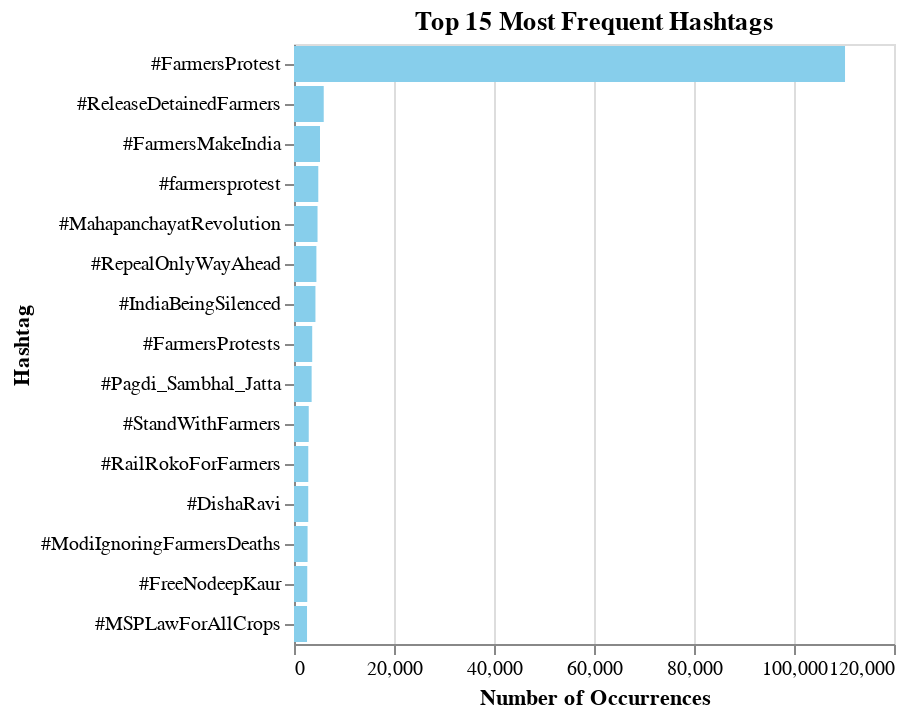

Notebook source saved alongside this figure:
### Code cell
# Split hashtags and count frequency
hashtag_counts = Counter([hashtag for hashtags in df['hashtags'].dropna() for hashtag in hashtags.split()])
hashtag_df = pd.DataFrame(hashtag_counts.items(), columns=['hashtag', 'count']).sort_values(by='count', ascending=False).head(15)

hashtag_chart = alt.Chart(hashtag_df).mark_bar(color='skyblue').encode(
    alt.X('count:Q', title='Number of Occurrences'),
    alt.Y('hashtag:N', sort='-x', title='Hashtag'),
    tooltip='count:Q'
).properties(
    title='Top 15 Most Frequent Hashtags'
)

hashtag_chart

### Figure 1 — Vega specification as saved in the notebook (floating-point values rounded to 4 significant figures)
{"$schema": "https://vega.github.io/schema/vega/v5.json", "data": [{"name": "source_0"}, {"name": "data_0", "values": [{"count": 110206, "count_end": 110200.0, "count_start": 0.0, "hashtag": "#FarmersProtest"}, {"count": 5945, "count_end": 5945.0, "count_start": 0.0, "hashtag": "#ReleaseDetainedFarmers"}, {"count": 5203, "count_end": 5203.0, "count_start": 0.0, "hashtag": "#FarmersMakeIndia"}, {"count": 4859, "count_end": 4859.0, "count_start": 0.0, "hashtag": "#farmersprotest"}, {"count": 4706, "count_end": 4706.0, "count_start": 0.0, "hashtag": "#MahapanchayatRevolution"}, {"count": 4480, "count_end": 4480.0, "count_start": 0.0, "hashtag": "#RepealOnlyWayAhead"}, {"count": 4288, "count_end": 4288.0, "count_start": 0.0, "hashtag": "#IndiaBeingSilenced"}, {"count": 3641, "count_end": 3641.0, "count_start": 0.0, "hashtag": "#FarmersProtests"}, {"count": 3526, "count_end": 3526.0, "count_start": 0.0, "hashtag": "#Pagdi_Sambhal_Jatta"}, {"count": 2949, "count_end": 2949.0, "count_start": 0.0, "hashtag": "#StandWithFarmers"}, {"count": 2856, "count_end": 2856.0, "count_start": 0.0, "hashtag": "#RailRokoForFarmers"}, {"count": 2850, "count_end": 2850.0, "count_start": 0.0, "hashtag": "#DishaRavi"}, {"count": 2715, "count_end": 2715.0, "count_start": 0.0, "hashtag": "#ModiIgnoringFarmersDeaths"}, {"count": 2654, "count_end": 2654.0, "count_start": 0.0, "hashtag": "#FreeNodeepKaur"}, {"count": 2607, "count_end": 2607.0, "count_start": 0.0, "hashtag": "#MSPLawForAllCrops"}]}, {"name": "source_0_y_domain_hashtag", "values": [{"hashtag": "#FarmersProtest", "sort_field": 110206}, {"hashtag": "#ReleaseDetainedFarmers", "sort_field": 5945}, {"hashtag": "#FarmersMakeIndia", "sort_field": 5203}, {"hashtag": "#farmersprotest", "sort_field": 4859}, {"hashtag": "#MahapanchayatRevolution", "sort_field": 4706}, {"hashtag": "#RepealOnlyWayAhead", "sort_field": 4480}, {"hashtag": "#IndiaBeingSilenced", "sort_field": 4288}, {"hashtag": "#FarmersProtests", "sort_field": 3641}, {"hashtag": "#Pagdi_Sambhal_Jatta", "sort_field": 3526}, {"hashtag": "#StandWithFarmers", "sort_field": 2949}, {"hashtag": "#RailRokoForFarmers", "sort_field": 2856}, {"hashtag": "#DishaRavi", "sort_field": 2850}, {"hashtag": "#ModiIgnoringFarmersDeaths", "sort_field": 2715}, {"hashtag": "#FreeNodeepKaur", "sort_field": 2654}, {"hashtag": "#MSPLawForAllCrops", "sort_field": 2607}]}], "signals": [{"name": "y_step", "value": 20}, {"name": "height", "update": "bandspace(domain('y').length, 0.1, 0.05) * y_step"}], "marks": [{"type": "rect", "name": "marks", "from": {"data": "data_0"}, "encode": {"update": {"x2": {"field": "count_start", "scale": "x"}, "tooltip": {"signal": "format(datum[\"count\"], \"\")"}, "height": {"signal": "max(0.25, bandwidth('y'))"}, "fill": {"value": "skyblue"}, "x": {"field": "count_end", "scale": "x"}, "y": {"field": "hashtag", "scale": "y"}}}, "style": ["bar"]}], "scales": [{"name": "x", "type": "linear", "domain": {"data": "data_0", "fields": ["count_start", "count_end"]}, "range": [0, {"signal": "width"}], "zero": true, "nice": true}, {"name": "y", "type": "band", "domain": {"data": "source_0_y_domain_hashtag", "field": "hashtag", "sort": {"op": "max", "field": "sort_field", "order": "descending"}}, "range": {"step": {"signal": "y_step"}}, "paddingInner": 0.1, "paddingOuter": 0.05}], "axes": [{"scale": "x", "zindex": 0, "orient": "bottom", "maxExtent": 0, "ticks": false, "domain": false, "labels": false, "tickCount": {"signal": "ceil(width/40)"}, "aria": false, "gridScale": "y", "minExtent": 0, "grid": true}, {"scale": "x", "grid": false, "labelFlush": true, "title": "Number of Occurrences", "tickCount": {"signal": "ceil(width/40)"}, "orient": "bottom", "labelOverlap": true, "zindex": 0}, {"scale": "y", "orient": "left", "grid": false, "title": "Hashtag", "zindex": 0}], "title": {"text": "Top 15 Most Frequent Hashtags", "frame": "group"}, "style": "cell", "width": 300, "padding": 5, "background": "white"}
